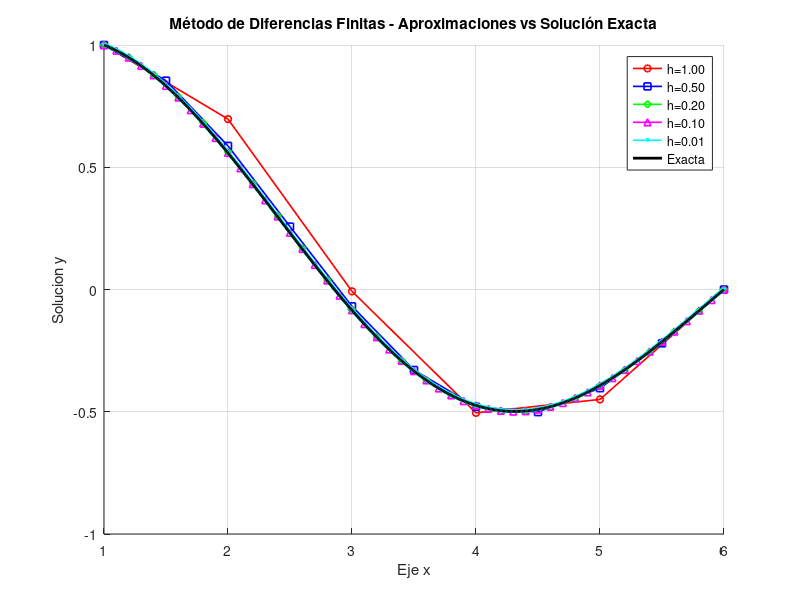

MATLAB code to generate this figure:
% Resolución mediante el algoritmo de Thomas

% ==================================== NOTA ====================================
% Los RESULTADOS DE LA CONSOLA se guardan en un archivo de texto externo llamado
% "resultados_edo2_.txt" ya que son demasiado extensos y en la consola no se
% pueden apreciar correctamente.
% ==============================================================================

function p2_av5()
  diary("resultados_edo2.txt");
  diary on;
  % Definición de las funciones del problema
  p = @(x) -1 ./ x;
  q = @(x) 1 ./ (4 .* x.^2) - 1;
  r = @(x) 0 .* x;  % r(x) = 0 para este problema

  % Condiciones de frontera y dominio
  a = 1; b = 6;
  y0 = 1; yn = 0;

  % Solución exacta
  y_exacta = @(x) sin(6 - x) ./ (sin(5) .* sqrt(x));

  % Valores de h a utilizar
  H = [1, 0.5, 0.2, 0.1, 0.01];

  % Preparar la gráfica
  figure('visible', 'off');
  hold on;

  % Colores y marcadores para cada h
  colores = {'r-o', 'b-s', 'g-d', 'm-^', 'c-v'};

  % Tabla de errores
  fprintf('=============================================================\n');
  fprintf('  RESULTADOS DEL MÉTODO DE DIFERENCIAS FINITAS\n');
  fprintf('=============================================================\n\n');

  errores_max = zeros(1, length(H));

  for k = 1:length(H)
    h = H(k);
    fprintf('-------------------------------------------------------------\n');
    fprintf('  h = %.2f\n', h);
    fprintf('-------------------------------------------------------------\n');

    % Llamada a la función edo2
    [x_vec, y_vec] = edo2(p, q, r, h, a, b, y0, yn);

    % Solución exacta en los nodos
    y_ex = y_exacta(x_vec);

    % Error absoluto máximo
    error_max = max(abs(y_vec - y_ex));
    errores_max(k) = error_max;

    % Imprimir resultados
    fprintf('\n  Vector de nodos x:\n');
    fprintf('  ');
    for i = 1:length(x_vec)
      fprintf('%.4f  ', x_vec(i));
      if mod(i, 8) == 0 && i < length(x_vec)
        fprintf('\n  ');
      end
    end
    fprintf('\n');

    fprintf('\n  Aproximación numérica y:\n');
    fprintf('  ');
    for i = 1:length(y_vec)
      fprintf('%.6f  ', y_vec(i));
      if mod(i, 6) == 0 && i < length(y_vec)
        fprintf('\n  ');
      end
    end
    fprintf('\n');

    fprintf('\n  Solución exacta y_exacta:\n');
    fprintf('  ');
    for i = 1:length(y_ex)
      fprintf('%.6f  ', y_ex(i));
      if mod(i, 6) == 0 && i < length(y_ex)
        fprintf('\n  ');
      end
    end
    fprintf('\n');

    fprintf('\n  Error absoluto máximo: %.10e\n\n', error_max);

    % Graficar la aproximación (solo si h >= 0.1 para no saturar)
    if h >= 0.1
      plot(x_vec, y_vec, colores{k}, 'LineWidth', 1.2, 'MarkerSize', 5, ...
           'DisplayName', sprintf('h=%.2f', h));
    else
      plot(x_vec, y_vec, colores{k}, 'LineWidth', 1.2, 'MarkerSize', 2, ...
           'DisplayName', sprintf('h=%.2f', h));
    end
  end

  % Graficar la solución exacta
  x_fino = linspace(a, b, 500);
  y_fino = y_exacta(x_fino);
  plot(x_fino, y_fino, 'k-', 'LineWidth', 2, 'DisplayName', 'Exacta');

  % Configurar la gráfica
  xlabel('Eje x');
  ylabel('Solucion y');
  title('Método de Diferencias Finitas - Aproximaciones vs Solución Exacta');
  legend('Location', 'best');
  grid on;
  hold off;

  % Guardar la gráfica
  print('-dpng', '-r200', 'grafica_edo2.png');
  fprintf('Gráfica guardada como grafica_edo2.png\n');

  % Tabla resumen de errores
  fprintf('\n=============================================================\n');
  fprintf('  TABLA RESUMEN DE ERRORES MÁXIMOS\n');
  fprintf('=============================================================\n');
  fprintf('  %-12s | %-8s | %-20s\n', 'h', 'n', 'Error máximo absoluto');
  fprintf('  -------------|----------|----------------------\n');
  for k = 1:length(H)
    n = (b - a) / H(k);
    fprintf('  %-12.2f | %-8d | %.10e\n', H(k), n, errores_max(k));
  end
  fprintf('=============================================================\n');
    diary off;
end


function [x_vec, y_vec] = edo2(p, q, r, h, a, b, y0, yn)
  % Si nos dieran una cantidad de muestras habría que primero calcular el h pero en este caso ya nos lo dan

  % Número de subintervalos
  n = round((b - a) / h);

  % Generar los nodos interiores x1, x2, ..., x_{n-1}
  % (n-1 incógnitas)
  x_int = zeros(n-1, 1);

  for j = 1:(n-1)
    x_int(j) = a + j * h;
  end

  % evaluamos x en q y ahora qx guarda un vector
  % con todas las imágenes de x en relación a q
  px = p(x_int);

  % evaluamos x en p y ahora px guarda un vector
  % con todas las imágenes de x en relación a p
  qx = q(x_int);

  % evaluamos x en r y ahora px guarda un vector
  % con todas las imágenes de x en relación a r
  rx = r(x_int);

  m = n - 1;  % tamaño del sistema

  % Ahora que ya tenemos todos los valores de p(x) y q(x) procedemos a realizar el cálculo
  % de las diagonales de A.
  diag_principal = zeros(m, 1);
  diag_superior  = zeros(m-1, 1);
  diag_inferior  = zeros(m-1, 1);

  for j = 1:m
    diag_principal(j) = 2 + h^2 * qx(j);
  end

  for j = 1:(m-1)
    diag_superior(j) = -(1 - (h/2) * px(j));    % coeficiente de y_{j+1} en ecuación j
    diag_inferior(j) = -(1 + (h/2) * px(j+1));   % coeficiente de y_{j-1} en ecuación j+1
  end

  % Formar la matriz tridiagonal A
  A = diag(diag_principal) + diag(diag_superior, 1) + diag(diag_inferior, -1);

  % Construir el vector del lado derecho d
  d = -h^2 * rx;

  %Ahora se procede a calcular el vector d
  %Como nuestra ecuación no tiene una ecuación r(x), vamos a proceder analizamos los valores
  %alpha y beta ya que son los únicos que podría sumar algo al vector d.
  %Como alpha = 1 y beta = 0 el único factor que aporta es alpha para d1.
  d(1) = d(1) + (1 + (h/2) * px(1)) * y0;
  % Ecuación m: c_m * yn se mueve al lado derecho
  d(m) = d(m) + (1 - (h/2) * px(m)) * yn;

  % Resolver el sistema usando mldivide (equivalente al método de Thomas para tridiag)
  y_int = mldivide(A, d);

  % Ensamblar la solución completa
  x_vec = [a; x_int; b]';
  y_vec = [y0; y_int; yn]';
end
